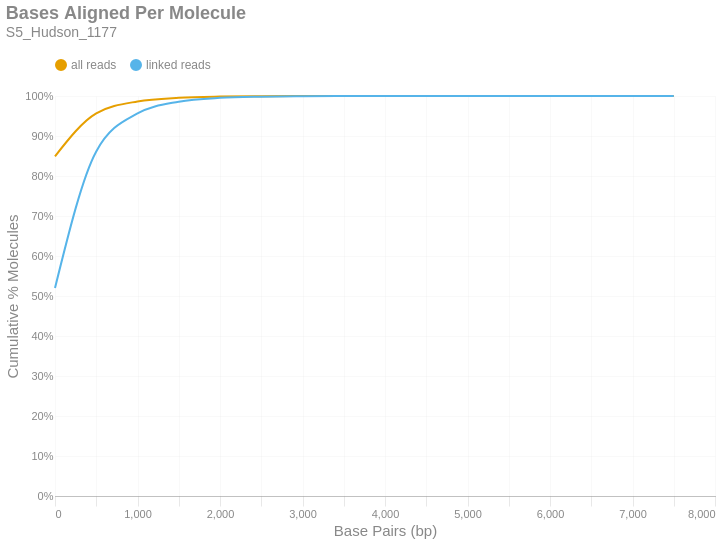

Write notebook code for a chart like this one.
### Markdown cell above
### Bases Aligned Per Molecule
This is a cumulative frequency distribution showing the number of base pairs aligned per unique molecule. These data are shown in 500 bp bins. There are two distributions: one with `all reads` (yellow) and another with only `linked reads` (blue). The percent of molecules in the `linked reads` distribution is relative to the total number of linked molecules.

### Code cell
if SKIPLR:
    print_html(f"Skipped")
else:
    binned_df = consolidated_hist(valids['aligned_bp'], mask, 500, True)
    with SafeRender(binned_df):
        (
            density_plot(binned_df, 'Bases Aligned Per Molecule', samplename, 'basesper')
            .encode(
                x=alt.X('bin:Q', title="Base Pairs (bp)").axis(tickMinStep=500).scale(padding=0),
                y=alt.Y('value:Q', title='Cumulative % Molecules')
                    .axis(format='%')
                    .scale(domain = [0,1])
                    .stack(False),
                color=alt.Color("key:N").scale(domain = ["all reads", "linked reads"]),
                tooltip = [
                    alt.Tooltip("key:N", title = "Data Type"),
                    alt.Tooltip("range_label:N", title="Bases Aligned Per Molecule"),
                    alt.Tooltip("value:Q", format = ".2%", title="% Molecules (Cum.)")
                ]
            )
        ).display()

### Figure 1 — Vega-Lite specification as saved in the notebook (floating-point values rounded to 4 significant figures)
{"width": "container", "height": 400, "config": {"title": {"anchor": "start", "dy": -15, "fontSize": 18, "color": "#888888", "subtitleColor": "#888888", "subtitleFontSize": 14}, "arc": {"fill": "#0072B2"}, "axis": {"domainColor": "#888888", "domainWidth": 0.5, "gridWidth": 0.2, "grid": false, "titleFontWeight": 400, "titleFontSize": 15, "labelFontSize": 11, "labelColor": "#888888", "tickColor": "#888888", "tickWidth": 0.2, "titleColor": "#888888"}, "axisBand": {"grid": false}, "axisX": {"grid": true, "tickSize": 10, "domainCap": "round"}, "axisY": {"domain": false, "grid": true, "tickSize": 0, "domainCap": "round"}, "background": "transparent", "header": {"labelFontSize": 15, "labelColor": "#888888", "titleFontSize": 15, "titleFontWeight": 600, "titleColor": "#888888"}, "legend": {"labelFont": "sans-serif", "labelFontSize": 12, "labelColor": "#888888", "symbolSize": 100, "symbolType": "circle", "titleFontSize": 12, "titlePadding": 10, "titleColor": "#888888", "title": null, "orient": "top"}, "range": {"category": ["#E69F00", "#56B4E9", "#009E73", "#F0E442", "#0072B2", "#D55E00", "#CC79A7", "#000000"], "diverging": ["#cfe8f3", "#a2d4ec", "#73bfe2", "#46abdb", "#1696d2", "#12719e"]}, "area": {"fill": "#0072B2", "fillOpacity": 0.7, "line": true, "strokeOpacity": 0.7}, "line": {"color": "#0072B2", "stroke": "#0072B2", "strokeWidth": 2}, "trail": {"color": "#0072B2", "stroke": "#0072B2", "strokeWidth": 0, "size": 1}, "point": {"filled": true, "fillOpacity": 1.0, "size": 95}, "text": {"color": "#888888", "fontSize": 11, "align": "right", "fontWeight": 400, "size": 11}, "bar": {"fill": "#0072B2", "stroke": null}, "view": {"stroke": null, "continuousWidth": 660, "continuousHeight": 400}}, "data": {"name": "data-dc629b4aa56216f05f60226eb23030c2"}, "mark": {"type": "line", "interpolate": "monotone", "point": {"opacity": 0, "size": 275}}, "encoding": {"color": {"field": "key", "scale": {"domain": ["all reads", "linked reads"]}, "type": "nominal"}, "tooltip": [{"field": "key", "title": "Data Type", "type": "nominal"}, {"field": "range_label", "title": "Bases Aligned Per Molecule", "type": "nominal"}, {"field": "value", "format": ".2%", "title": "% Molecules (Cum.)", "type": "quantitative"}], "x": {"axis": {"tickMinStep": 500}, "field": "bin", "scale": {"padding": 0}, "title": "Base Pairs (bp)", "type": "quantitative"}, "y": {"axis": {"format": "%"}, "field": "value", "scale": {"domain": [0, 1]}, "stack": false, "title": "Cumulative % Molecules", "type": "quantitative"}}, "params": [{"name": "param_c36ac31b6afebe62", "select": {"type": "point", "fields": ["key"]}, "bind": "legend"}], "title": {"text": "Bases Aligned Per Molecule", "subtitle": "S5_Hudson_1177"}, "transform": [{"fold": ["all reads (cumsum)", "linked reads (cumsum)"]}, {"calculate": "replace(datum.key, ' (cumsum)', '')", "as": "key"}, {"filter": {"param": "param_c36ac31b6afebe62"}}], "usermeta": {"embedOptions": {"downloadFileName": "S5_Hudson_1177.basesper"}}, "$schema": "https://vega.github.io/schema/vega-lite/v6.1.0.json", "datasets": {"data-dc629b4aa56216f05f60226eb23030c2": [{"bin": "0.0", "interval": "0.0-500.0", "all reads": 0.8493, "linked reads": 0.5199, "all reads (cumsum)": 0.8493, "linked reads (cumsum)": 0.5199, "range_label": "0-499"}, {"bin": "500.0", "interval": "500.0-1000.0", "all reads": 0.1073, "linked reads": 0.3414, "all reads (cumsum)": 0.9566, "linked reads (cumsum)": 0.8613, "range_label": "500-999"}, {"bin": "1000.0", "interval": "1000.0-1500.0", "all reads": 0.02971, "linked reads": 0.09497, "all reads (cumsum)": 0.9863, "linked reads (cumsum)": 0.9563, "range_label": "1000-1499"}, {"bin": "1500.0", "interval": "1500.0-2000.0", "all reads": 0.009213, "linked reads": 0.02945, "all reads (cumsum)": 0.9955, "linked reads (cumsum)": 0.9858, "range_label": "1500-1999"}, {"bin": "2000.0", "interval": "2000.0-2500.0", "all reads": 0.003007, "linked reads": 0.009615, "all reads (cumsum)": 0.9986, "linked reads (cumsum)": 0.9954, "range_label": "2000-2499"}, {"bin": "2500.0", "interval": "2500.0-3000.0", "all reads": 0.0009276, "linked reads": 0.002965, "all reads (cumsum)": 0.9995, "linked reads (cumsum)": 0.9983, "range_label": "2500-2999"}, {"bin": "3000.0", "interval": "3000.0-3500.0", "all reads": 0.0003258, "linked reads": 0.001042, "all reads (cumsum)": 0.9998, "linked reads (cumsum)": 0.9994, "range_label": "3000-3499"}, {"bin": "3500.0", "interval": "3500.0-4000.0", "all reads": 0.0001172, "linked reads": 0.0003748, "all reads (cumsum)": 0.9999, "linked reads (cumsum)": 0.9998, "range_label": "3500-3999"}, {"bin": "4000.0", "interval": "4000.0-4500.0", "all reads": 4.642e-05, "linked reads": 0.0001484, "all reads (cumsum)": 1.0, "linked reads (cumsum)": 0.9999, "range_label": "4000-4499"}, {"bin": "4500.0", "interval": "4500.0-5000.0", "all reads": 1.645e-05, "linked reads": 5.26e-05, "all reads (cumsum)": 1.0, "linked reads (cumsum)": 1.0, "range_label": "4500-4999"}, {"bin": "5000.0", "interval": "5000.0-5500.0", "all reads": 7.933e-06, "linked reads": 2.536e-05, "all reads (cumsum)": 1.0, "linked reads (cumsum)": 1.0, "range_label": "5000-5499"}, {"bin": "5500.0", "interval": "5500.0-6000.0", "all reads": 3.82e-06, "linked reads": 1.221e-05, "all reads (cumsum)": 1.0, "linked reads (cumsum)": 1.0, "range_label": "5500-5999"}, {"bin": "6000.0", "interval": "6000.0-6500.0", "all reads": 1.763e-06, "linked reads": 5.636e-06, "all reads (cumsum)": 1.0, "linked reads (cumsum)": 1.0, "range_label": "6000-6499"}, {"bin": "6500.0", "interval": "6500.0-7000.0", "all reads": 0.0, "linked reads": 0.0, "all reads (cumsum)": 1.0, "linked reads (cumsum)": 1.0, "range_label": "6500-6999"}, {"bin": "7000.0", "interval": "7000.0-7500.0", "all reads": 2.938e-07, "linked reads": 9.393e-07, "all reads (cumsum)": 1.0, "linked reads (cumsum)": 1.0, "range_label": "7000-7499"}, {"bin": "7500.0", "interval": "7500.0-8000.0", "all reads": 2.938e-07, "linked reads": 9.393e-07, "all reads (cumsum)": 1.0, "linked reads (cumsum)": 1.0, "range_label": "7500-7999"}]}}
